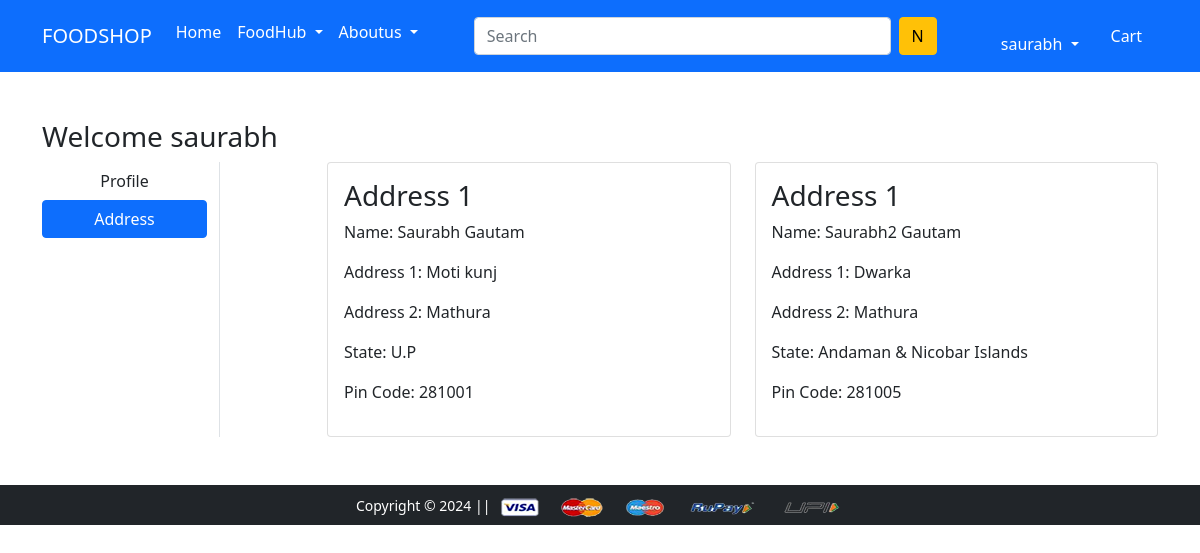
The page /address/ (signed in) on the database its author committed.
### app/models.py (models this page shows, shortened)
class Customer(models.Model):
    user = models.ForeignKey(User, on_delete=models.CASCADE)
    name = models.CharField(max_length=200)
    locality = models.CharField(max_length=200)
    city = models.CharField(max_length=200)
    zipcode = models.IntegerField()
    state = models.CharField(choices = STATE_CHOICES, max_length=200)

### app/views.py (the view)
# urls.py: path('address/', views.address, name='address'),
def address(request):
    add = Customer.objects.filter(user=request.user)
    return render(request, 'app/address.html', {'add': add, 'active': 'btn-primary'})

### app/templates/app/address.html (shortened to what this page needs)
{% extends 'app/base.html' %}
{% load static %}
{% block main-content %}
<div class="container my-5">
 <div class="row">
 <h3>Welcome {{request.user}}</h3>
  <div class="col-sm-2 border-end">
   <ul class="list-unstyled">
    <li class="d-grid"><a href="{% url 'profile' %}" class="btn">Profile</a></li>
    <li class="d-grid"><a href="{% url 'address' %}" class="btn {{active}}">Address</a></li>
   </ul>
  </div>
  <div class="col-sm-9 offset-sm-1">
   <div class="row">
    {% for ad in add %}
    <div class="col-sm-6">
     <div class="card">
      <div class="card-body">
       <h3>Address 1</h3>
       <p>Name: {{ad.name}}</p>
       <p>Address 1: {{ad.locality}}</p>
       <p>Address 2: {{ad.city}}</p>
       <p>State: {{ad.state}}</p>
       <p>Pin Code: {{ad.zipcode}}</p>
      </div>
     </div>
    </div>
    {% endfor %}
   </div>
  </div>
 </div>
</div>
{% endblock main-content %}

### app/templates/app/base.html (shortened to what this page needs)
<!doctype html>
{% load static %}
<html lang="en">
<head>
  <link href="https://cdn.jsdelivr.net/npm/bootstrap@5.0.0-beta1/dist/css/bootstrap.min.css" rel="stylesheet"
>
  <link rel="stylesheet" href="{% static 'app/css/owl.carousel.min.css' %}">
  <link rel="stylesheet" href="{% static 'app/css/all.min.css' %}">
  <link rel="stylesheet" href="{% static 'app/css/style.css' %}">
</head>
<body>
  <nav class="navbar navbar-expand-lg navbar-dark bg-primary">
    <div class="container">
      <a class="navbar-brand" href="/">FOODSHOP</a>
      <div class="collapse navbar-collapse" id="navbarSupportedContent">
        <ul class="navbar-nav me-auto mb-2 mb-lg-0">
          <li class="nav-item">
            <a class="nav-link active" aria-current="page" href="/">Home</a>
          </li>
          <li class="nav-item dropdown">
            <a class="nav-link dropdown-toggle text-white" href="#" id="foodsDropdown" role="button"
              data-bs-toggle="dropdown" aria-expanded="false">
              FoodHub
            </a>
          </li>
          <li class="nav-item dropdown">
            <a class="nav-link dropdown-toggle text-white" href="#" id="foodshopDropdown" role="button"
              data-bs-toggle="dropdown" aria-expanded="false">
              Aboutus
            </a>
            <ul class="dropdown-menu" aria-labelledby="foodshopDropdown">
              <li><a class="dropdown-item" href="#"</a></li>
            </ul>
          </li>
        </ul>
        <form method='get' action="/search" class="d-flex">
          <input class="form-control me-2" type="search" placeholder="Search" aria-label="Search" name="search" id='search'>
          <button class="btn btn-warning" type="submit">N</button>
        </form>
        <div>
          <ul class="navbar-nav me-auto mb-2 mb-lg-0">
            {% if request.user.is_authenticated %}
            <li class="nav-item dropdown mx-2">
              <a class="nav-link dropdown-toggle text-white" href="#" id="profileDropdown" role="button"
                data-bs-toggle="dropdown" aria-expanded="false">
                {{request.user}}
              </a>
            </li>
            <li class="nav-item mx-2">
              <a href="{% url 'showcart' %}" class="nav-link text-white"> Cart
              </a>
            </li>
            {% endif %}
          </ul>
        </div>
      </div>
    </div>
  </nav>
  {% block main-content %} {% endblock main-content %}
  <footer class="container-fluid bg-dark text-center p-2 mt-5">
    <small class="text-white">Copyright &copy; 2024 || </small>
    <img src="{% static 'app/images/payment.png' %}" alt="" srcset="" class="img-fluid" height="2px">
  </footer>
</body>
</html>

### rows shown on the page
Customer: name "Saurabh Gautam", locality "Moti kunj", city "Mathura", state "U.P", zipcode "281001"
Customer: name "Saurabh2 Gautam", locality "Dwarka", city "Mathura", state "Andaman & Nicobar Islands", zipcode "281005"

### other values the page prints
{{ request.user }} "saurabh"
